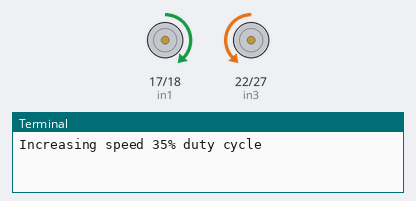
Simulated run of this program. Board: Raspberry Pi (BCM pin numbers). On the bench: motor-driver pin pairs drawn as motors (green arrow = first pin HIGH = forward, orange = second pin HIGH = backward, longer = more drive, scaled by the enable pin), the last lines printed to the terminal. At 20.0 s the program stops and its outputs stay as they are.

Above: at 0.1 s.
At 20.1 s:
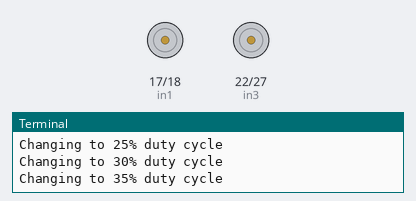
Timing chart, 0 to 21.5 s (numbered marks = the images above):
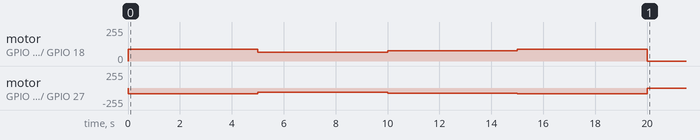

Measured:
- by itself, motor on GPIO 17 (in1) / GPIO 18 (in2): stopped → forward 89/255 at 0.00 s, → forward 64/255 5.0 s later, → forward 77/255 5.0 s later, → forward 89/255 5.0 s later, … (5 changes in this stretch)
- by itself, motor on GPIO 22 (in3) / GPIO 27 (in4): stopped → backward 89/255 at 0.00 s, → backward 64/255 5.0 s later, → backward 77/255 5.0 s later, → backward 89/255 5.0 s later, … (5 changes in this stretch)

The program:

move.py
```python
import RPi.GPIO as GPIO
from time import sleep
GPIO.setmode(GPIO.BCM)

enable1=24
enable2=21
in3=22
in2=18
in4=27
in1=17

GPIO.setup(enable1,GPIO.OUT)
GPIO.setup(enable2,GPIO.OUT)
GPIO.setup(in1,GPIO.OUT)
GPIO.setup(in2,GPIO.OUT)
GPIO.setup(in3,GPIO.OUT)
GPIO.setup(in4,GPIO.OUT)
pwm1 = GPIO.PWM(enable1,100)    # Created a PWM object
pwm2 = GPIO.PWM(enable2,100)
pwm1.start(0)
pwm2.start(0)

try:
	while True:
		GPIO.output(in4,True)
		GPIO.output(in3,False)
		GPIO.output(in2,False)
		GPIO.output(in1,True)
		print('Increasing speed 35% duty cycle')
		pwm1.ChangeDutyCycle(35)
		pwm2.ChangeDutyCycle(35)
		sleep(5)
		print('Changing to 25% duty cycle')
		pwm1.ChangeDutyCycle(25)
		pwm2.ChangeDutyCycle(25)
		sleep(5)
		print('Changing to 30% duty cycle')
		pwm1.ChangeDutyCycle(30)
		pwm2.ChangeDutyCycle(30)
		sleep(5)
		print('Changing to 35% duty cycle')
		pwm1.ChangeDutyCycle(35)
		pwm2.ChangeDutyCycle(35)
		sleep(5)
		break

	GPIO.cleanup()
except KeyboardInterrupt:
	print('Stopping cleanly')
	GPIO.cleanup()
```
